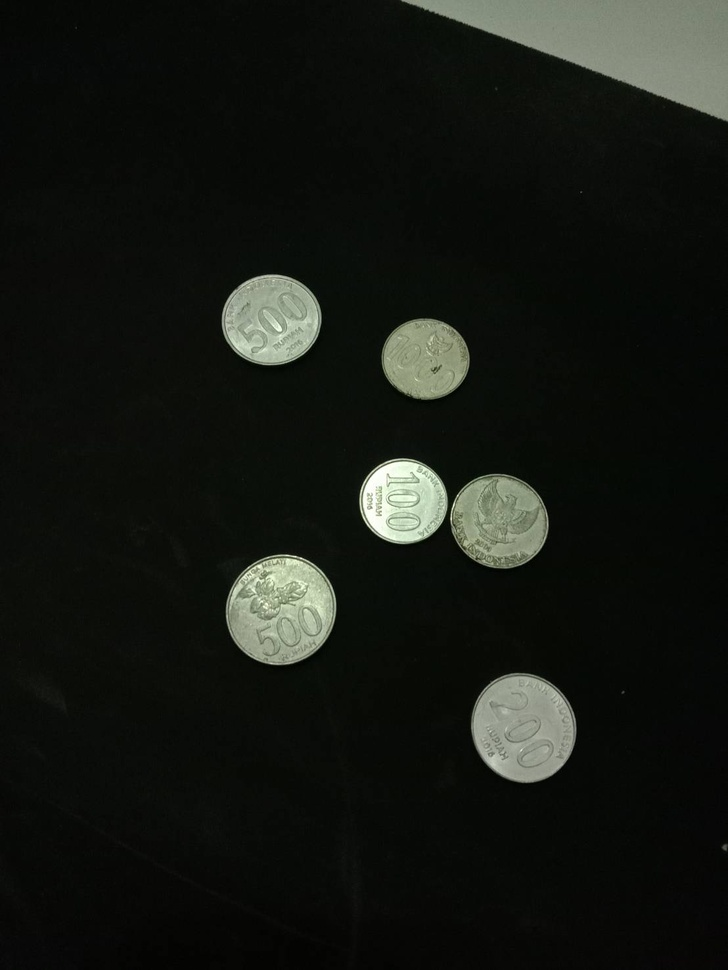
#> input picture nimg/1.jpg, 728 x 970 px, shrunk from 1108 x 1477 before the run, found by its file name
$ python detectcoin.py
#> lines starting #> are read from the running program, lines starting #| are printed output that depends on the picture; after the words box and inside, x2 and y2 are one past the last pixel; in counts of white or black regions, pixels touching at a corner belong together
import os
import cv2
import numpy as np

def detection(file_name, window_name):
#> called with window_name = 'tes'
    img = cv2.imread(file_name, cv2.IMREAD_COLOR)
#> img is the input picture: shape (970, 728, 3); mean B, G, R 19.5, 24.6, 21.8
    gray = cv2.cvtColor(img, cv2.COLOR_BGR2GRAY)
    gray_blurred = cv2.blur(gray, (2, 2))
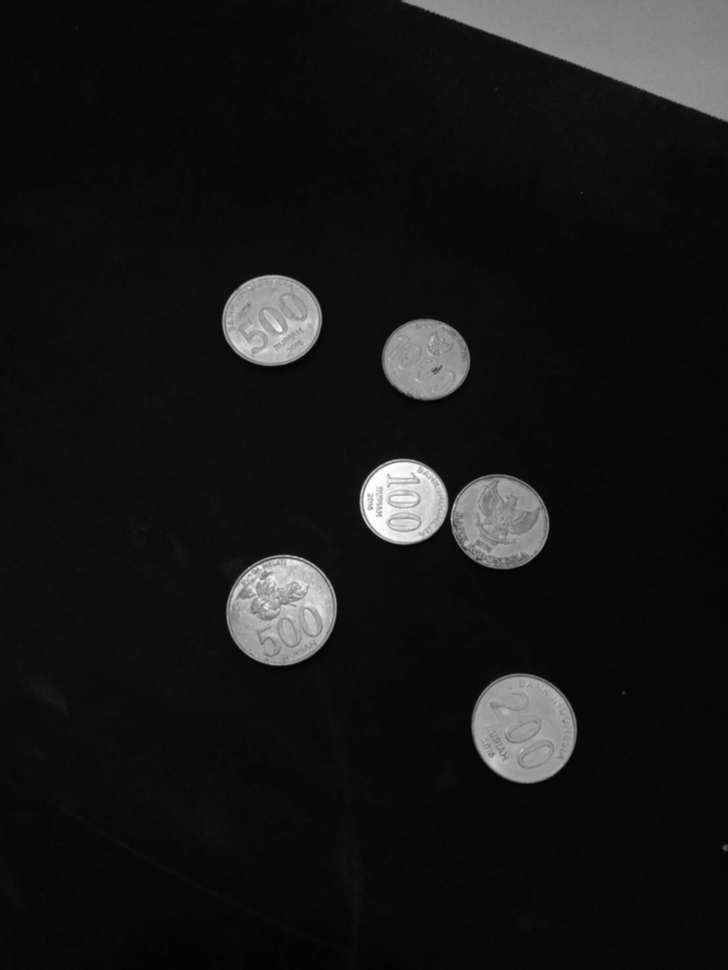
#> gray_blurred: shape (970, 728); min 3, max 254, mean 23.5
    th3 = cv2.adaptiveThreshold(gray_blurred,255,cv2.ADAPTIVE_THRESH_GAUSSIAN_C, cv2.THRESH_BINARY,15,20)
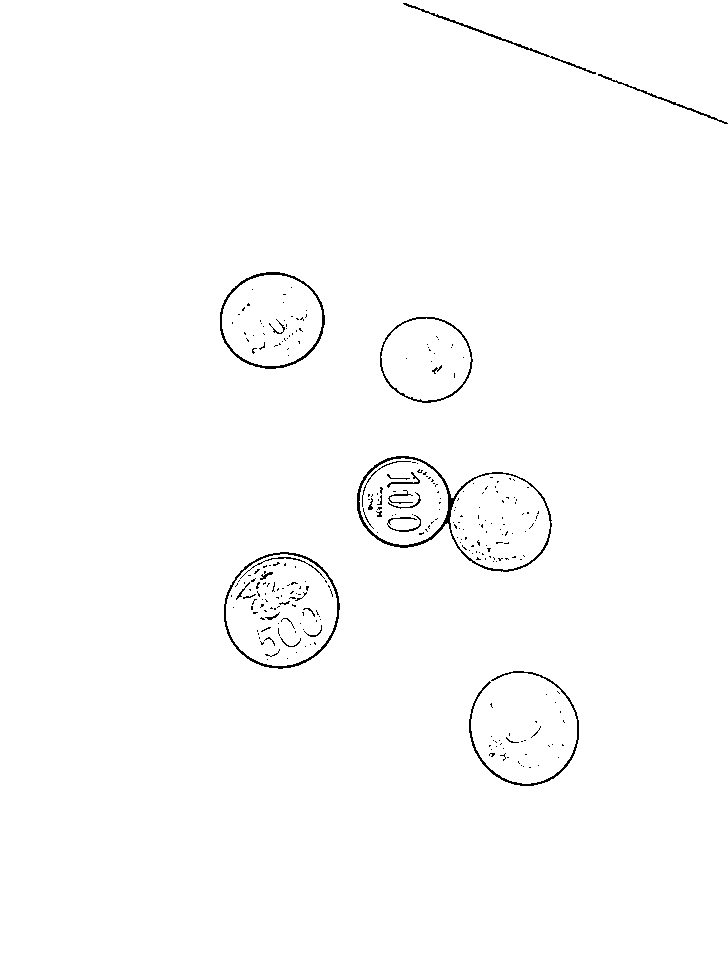
#> th3: shape (970, 728); 99% white; black in thin lines or dots, all inside (x1, y1, x2, y2) = (220, 3, 728, 786)
    kernel = np.ones((4,4),np.uint8)
    opening = cv2.morphologyEx(th3, cv2.MORPH_OPEN, kernel)
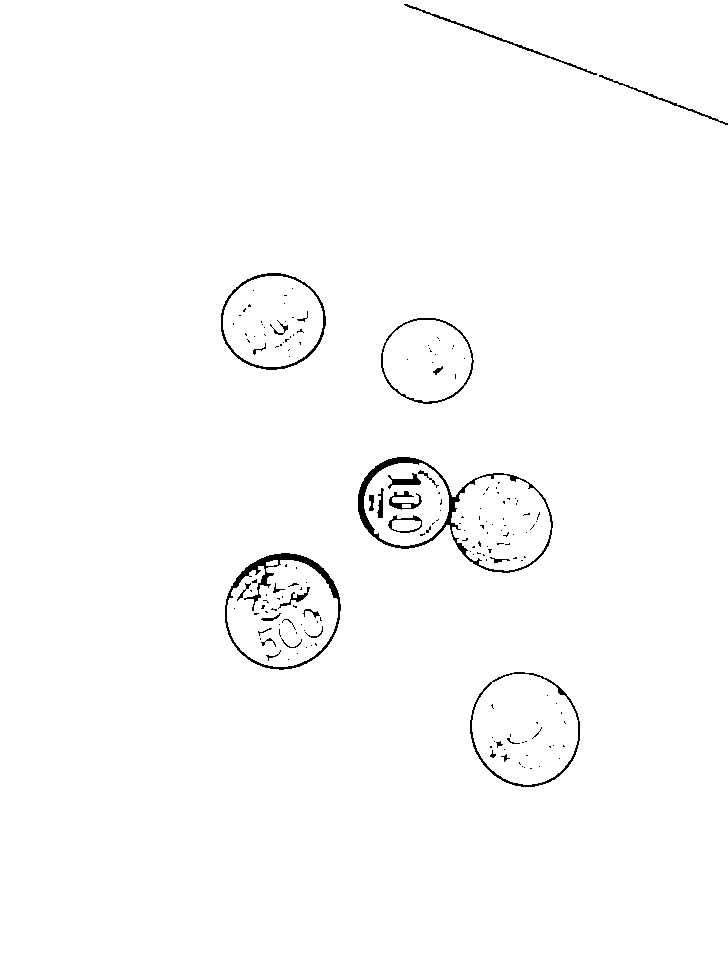
#> opening: shape (970, 728); 98.8% white; 177 black regions (144 under 20 px), largest, box (x1, y1, x2, y2) and area: (358, 457, 553, 573) 1984, (225, 553, 341, 670) 1610, (221, 273, 326, 370) 772

    edged = cv2.Canny(th3, 30, 200)
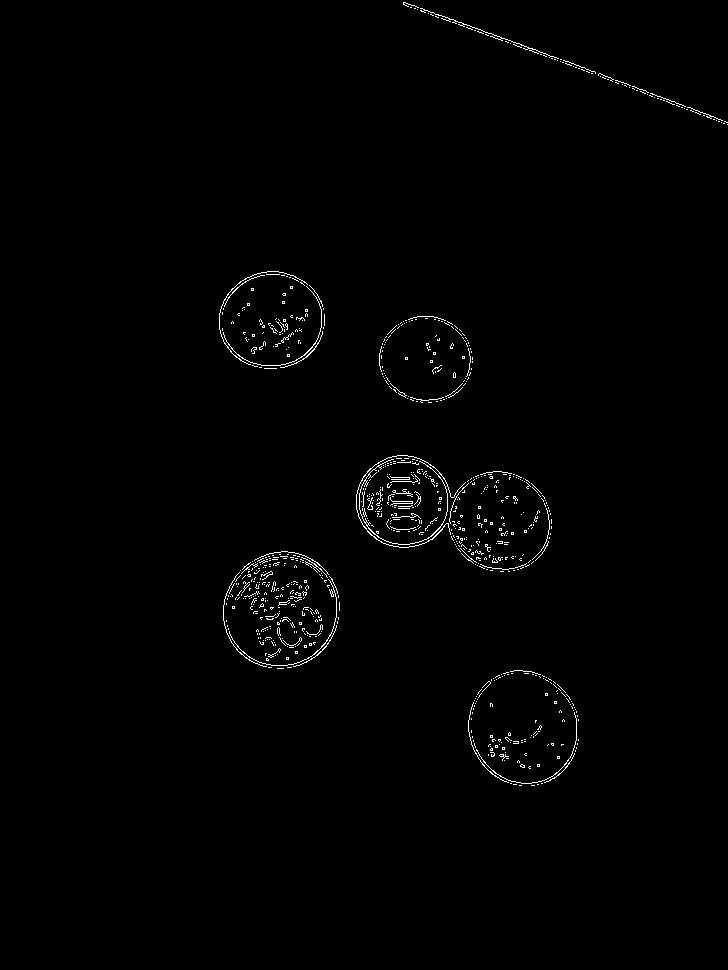
#> edged: shape (970, 728); 0.9% white in thin lines or dots, all inside (x1, y1, x2, y2) = (219, 2, 728, 786)

    img_dilation = cv2.dilate(th3, kernel, iterations=1)
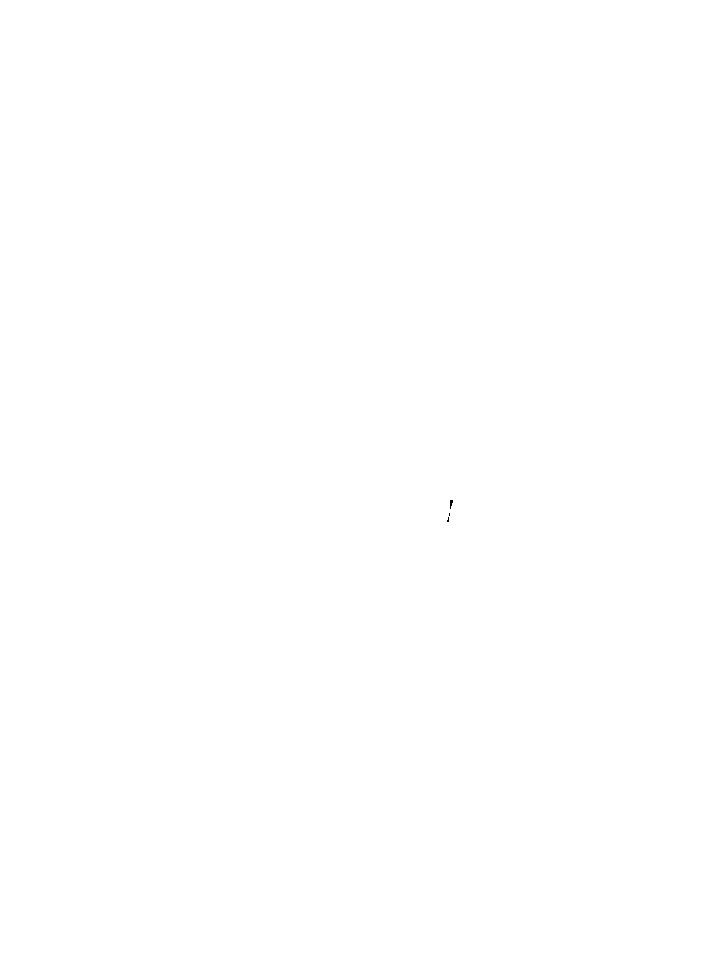
#> img_dilation: shape (970, 728); 100% white; black in thin lines or dots, all inside (x1, y1, x2, y2) = (447, 500, 453, 522)
    erode = cv2.erode(img_dilation, kernel, iterations=2)
#> erode: shape (970, 728); 100% white; 1 black region

    cnts = cv2.findContours(opening, cv2.RETR_TREE, cv2.CHAIN_APPROX_SIMPLE)
#> cnts = 243 contours, 199 with area under 20; largest, box (x1, y1, x2, y2) and area: (0, 0, 728, 970) 704058, (357, 456, 554, 574) 15102, (224, 552, 342, 671) 10730, (227, 560, 338, 667) 8662, (220, 272, 327, 371) 8140
    cnts = cnts[0] if len(cnts) == 2 else cnts[1]
    cnts = sorted(cnts, key=cv2.contourArea, reverse=True)

    for c in cnts:
        x,y,w,h = cv2.boundingRect(c)
        ROI = 255 - original[y:y+h, x:x+w]
        cv2.rectangle(image, (x, y), (x + w, y + h), (36,255,12), 2)
        break
#> this loop made 1 pass

    cv2.imshow('edged', edged)

    cv2.imshow('th3', th3)
    cv2.imshow('erode', erode)
    cv2.imshow('img_dilation', img_dilation)
    cv2.imshow('opening', opening)

    detected_circles = cv2.HoughCircles(opening, cv2.HOUGH_GRADIENT, 1, 20, param1 = 50, param2 = 30, minRadius = 50, maxRadius = 110)
    if detected_circles is not None:
        detected_circles = np.uint16(np.around(detected_circles))
        for pt in detected_circles[0, :]:
            a, b, r = pt[0], pt[1], pt[2]
            cv2.circle(img, (a, b), r, (255, 255, 255), -1)
            cv2.imshow(window_name, img)
        cv2.waitKey(0)


# Path = "Coin/square/"
path = r'D:/Folder/Kuliah/KK  E Smt. 5/DR_FPKKE/nimg/1.jpg'
nama_window = "tes"
#> (the run stopped early here; a loop or call above may not have finished)

$ run again, with nimg/10.jpg copied over nimg/1.jpg
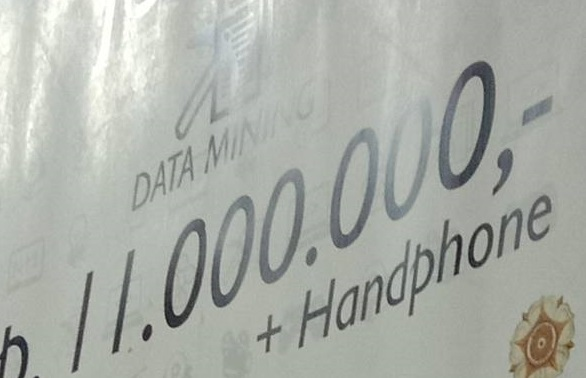
#> input picture nimg/10.jpg, 586 x 378 px, found by its file name
#> in detection, img is the input picture: shape (378, 586, 3); mean B, G, R 167, 173.6, 169.8
#> in detection, `th3 = cv2.adaptiveThreshold(gray_blurred,255,cv2.ADAPTIVE_THRESH_GAUSS..`:
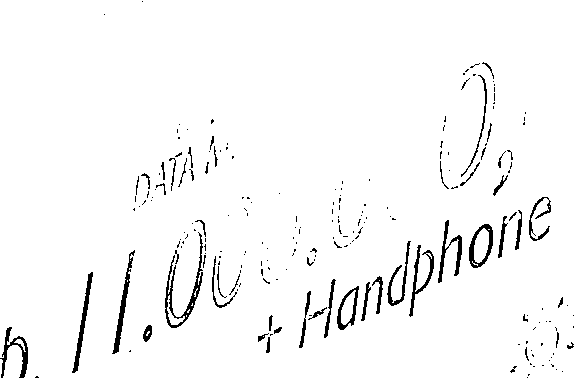
#> th3: shape (378, 586); 96.8% white; 210 black regions (158 under 20 px), largest, box (x1, y1, x2, y2) and area: (165, 232, 203, 328) 657, (112, 250, 135, 354) 460, (72, 272, 93, 373) 439
#> opening: shape (378, 586); 96.4% white; 151 black regions (106 under 20 px), largest, box (x1, y1, x2, y2) and area: (166, 221, 207, 329) 1043, (113, 251, 136, 355) 485, (0, 328, 29, 378) 478
#> edged: shape (378, 586); 2.5% white in thin lines or dots
#> img_dilation: shape (378, 586); 99.8% white; black in thin lines or dots, all inside (x1, y1, x2, y2) = (6, 222, 521, 378)
#> in detection, `erode = cv2.erode(img_dilation, kernel, iterations=2)`:
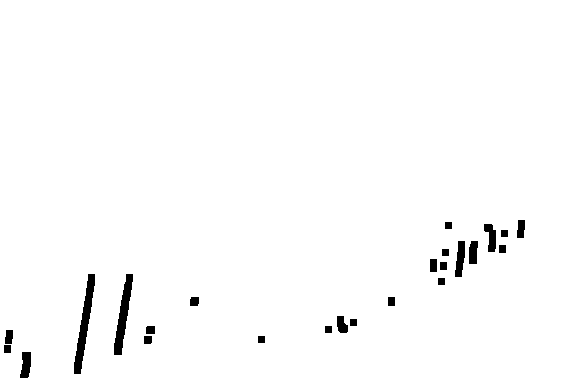
#> erode: shape (378, 586); 98.4% white; 24 black regions
#> cnts = 191 contours, 128 with area under 20; largest, box (x1, y1, x2, y2) and area: (0, 0, 586, 378) 219470, (165, 220, 208, 330) 1322, (409, 245, 436, 319) 841, (469, 224, 495, 270) 830, (387, 241, 413, 308) 714
#> the loop in detection, `for c in cnts:` made 1 pass

$ run again, with nimg/11.jpg copied over nimg/1.jpg
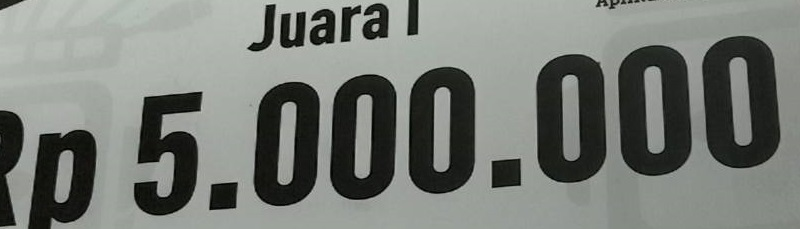
#> input picture nimg/11.jpg, 800 x 229 px, found by its file name
#> in detection, img is the input picture: shape (229, 800, 3); mean B, G, R 117.8, 123.1, 119.2
#> in detection, `th3 = cv2.adaptiveThreshold(gray_blurred,255,cv2.ADAPTIVE_THRESH_GAUSS..`:
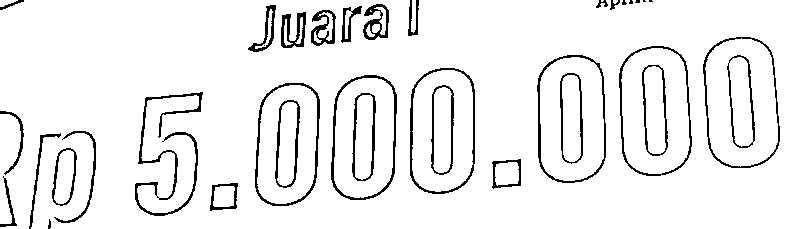
#> th3: shape (229, 800); 93.2% white; black in thin lines or dots
#> opening: shape (229, 800); 92.8% white; 27 black regions (1 under 20 px), largest, box (x1, y1, x2, y2) and area: (136, 93, 204, 217) 1231, (332, 76, 398, 201) 806, (256, 84, 321, 207) 774
#> edged: shape (229, 800); 4.4% white in thin lines or dots
#> img_dilation: shape (229, 800); 100% white; black in thin lines or dots, all inside (x1, y1, x2, y2) = (20, 0, 639, 209)
#> in detection, `erode = cv2.erode(img_dilation, kernel, iterations=2)`:
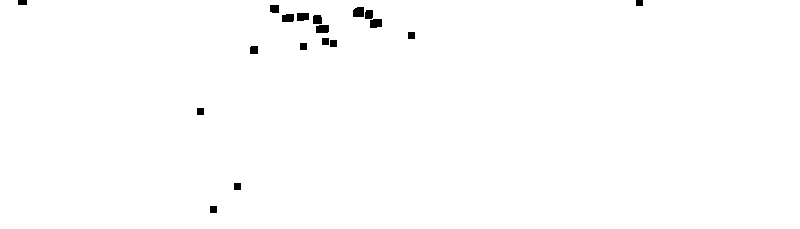
#> erode: shape (229, 800); 99.3% white; 18 black regions
#> cnts = 52 contours, 7 with area under 20; largest, box (x1, y1, x2, y2) and area: (0, 0, 800, 229) 178460, (703, 37, 782, 170) 8765, (619, 46, 694, 178) 8372, (537, 55, 608, 185) 8013, (707, 40, 779, 167) 7740
#> the loop in detection, `for c in cnts:` made 1 pass
